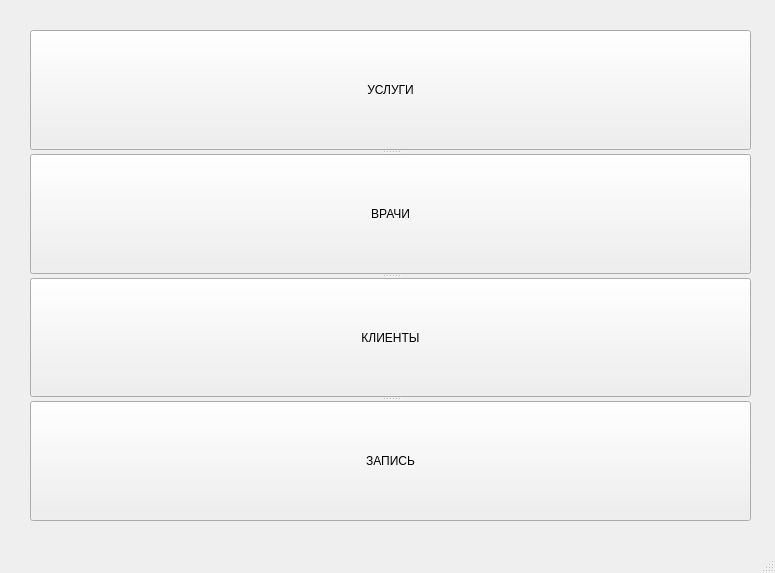
<?xml version="1.0" encoding="UTF-8"?>
<ui version="4.0">
 <class>MainWindow</class>
 <widget class="QMainWindow" name="MainWindow">
  <property name="geometry">
   <rect>
    <x>0</x>
    <y>0</y>
    <width>775</width>
    <height>573</height>
   </rect>
  </property>
  <property name="windowTitle">
   <string>MainWindow</string>
  </property>
  <widget class="QWidget" name="centralwidget">
   <widget class="QSplitter" name="splitter">
    <property name="geometry">
     <rect>
      <x>30</x>
      <y>30</y>
      <width>721</width>
      <height>491</height>
     </rect>
    </property>
    <property name="orientation">
     <enum>Qt::Vertical</enum>
    </property>
    <widget class="QPushButton" name="pushButton_services">
     <property name="text">
      <string>УСЛУГИ</string>
     </property>
    </widget>
    <widget class="QPushButton" name="pushButton_doctors">
     <property name="text">
      <string>ВРАЧИ</string>
     </property>
    </widget>
    <widget class="QPushButton" name="pushButton_clients">
     <property name="text">
      <string>КЛИЕНТЫ</string>
     </property>
    </widget>
    <widget class="QPushButton" name="pushButton_add_client">
     <property name="text">
      <string>ЗАПИСЬ</string>
     </property>
    </widget>
   </widget>
  </widget>
  <widget class="QMenuBar" name="menubar">
   <property name="geometry">
    <rect>
     <x>0</x>
     <y>0</y>
     <width>775</width>
     <height>21</height>
    </rect>
   </property>
  </widget>
  <widget class="QStatusBar" name="statusbar"/>
 </widget>
 <resources/>
 <connections/>
</ui>
